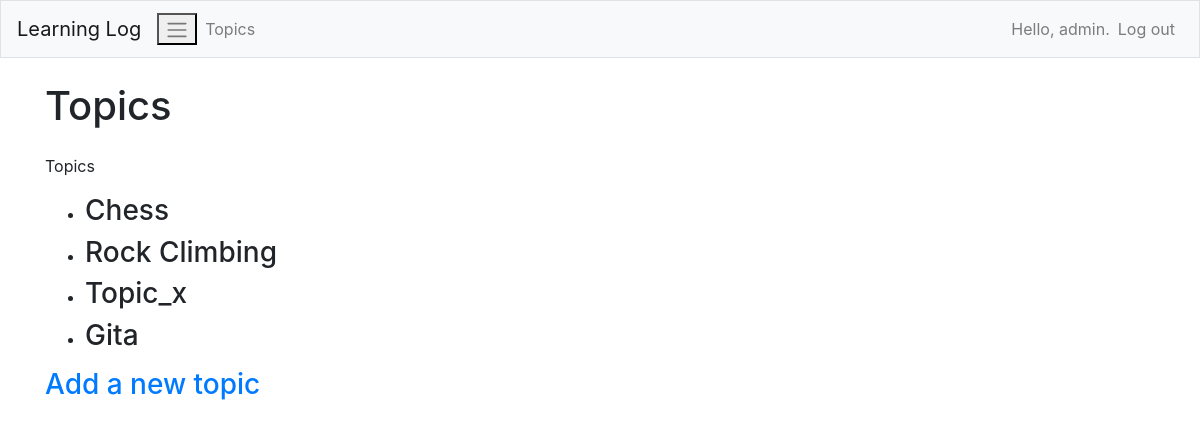
The app's page /topics/ (signed in) with its own data.
### learning_logs/models.py (models this page shows)
class Topic(models.Model):
    text = models.CharField(max_length=200)
    date_added = models.DateTimeField(auto_now_add=True)
    owner = models.ForeignKey(User, on_delete=models.CASCADE)
    def __str__(self) -> str:
        return self.text

### learning_logs/views.py (the view)
# urls.py: path('topics/', views.topics, name='topics'),
@login_required
def topics(request):
    topics = Topic.objects.filter(owner=request.user).order_by('date_added')
    topics = Topic.objects.order_by('date_added')
    context = {'topics':topics}
    return render (request, 'learning_logs/topics.html', context)

### learning_logs/templates/learning_logs/topics.html
{% extends "learning_logs/base.html" %}
{% block page_header %}
    <h1>Topics</h1>
{% endblock page_header %}
{% block content %}
    <p>Topics</p>
    <ul>
        {% for topic in topics %}
            <li><h3>
                <a href="{% url 'learning_logs:topic' topic.id %}"></a>{{ topic }}
            </h3></li>
        {% empty %}
            <li><h3>No topics have been added yet.</h3></li>
        {% endfor %}
    </ul>
    <h3><a href="{% url 'learning_logs:new_topic' %}">Add a new topic</a></h3>
{% endblock content %}

### learning_logs/templates/learning_logs/base.html (shortened to what this page needs)
{% load bootstrap4 %}
<!doctype html>
<html lang="en">
<head>
    {% bootstrap_css %}
</head>
<body>
    <nav class="navbar navbar-expand-md navbar-light bg-light mb-4 border">
        <a class="navbar-brand" href="{% url 'learning_logs:index' %}">Learning Log</a>
        <button class="navabr-toggler" type="button" data-toggle="collapse" data-target="#navbarCollapse"
        aria-controls="navbarCollapse" aria-expanded="false" aria-label="Toggle navigation"><span class="navbar-toggler-icon"></span></button>
        <div class="collapse navbar-collapse" id="navabarCollapse">
            <ul class="navbar-nav mr-auto">
                <li class="nav-item">
                    <a class="nav-link" href="{% url 'learning_logs:topics' %}">
                        Topics
                    </a>
                </li>
            </ul>
            <ul class="navbar-nav ml-auto">
                {% if user.is_authenticated %}
                    <li class="nav-item">
                        <span class="navbar-text"}">Hello, {{ user.username }}.</span>
                    </li>
                    <li class="nav-item">
                        <a class="nav-link" href="{% url 'users:logout' %}">Log out</a>
                    </li>
                {% endif %}
            </ul>
        </div>
    </nav>
    <main role="main" class="container">
        <div class="pb-2 mb-2 boarder-bottom">
            {% block page_header %}{% endblock page_header %}
        </div>
            {% block content %}{% endblock content %}
    </main>
</body>
</html>

### records on screen
Topic: text "Chess"
Topic: text "Rock Climbing"
Topic: text "Topic_x"
Topic: text "Gita"

### other values on screen
{{ user.username }} "admin"
